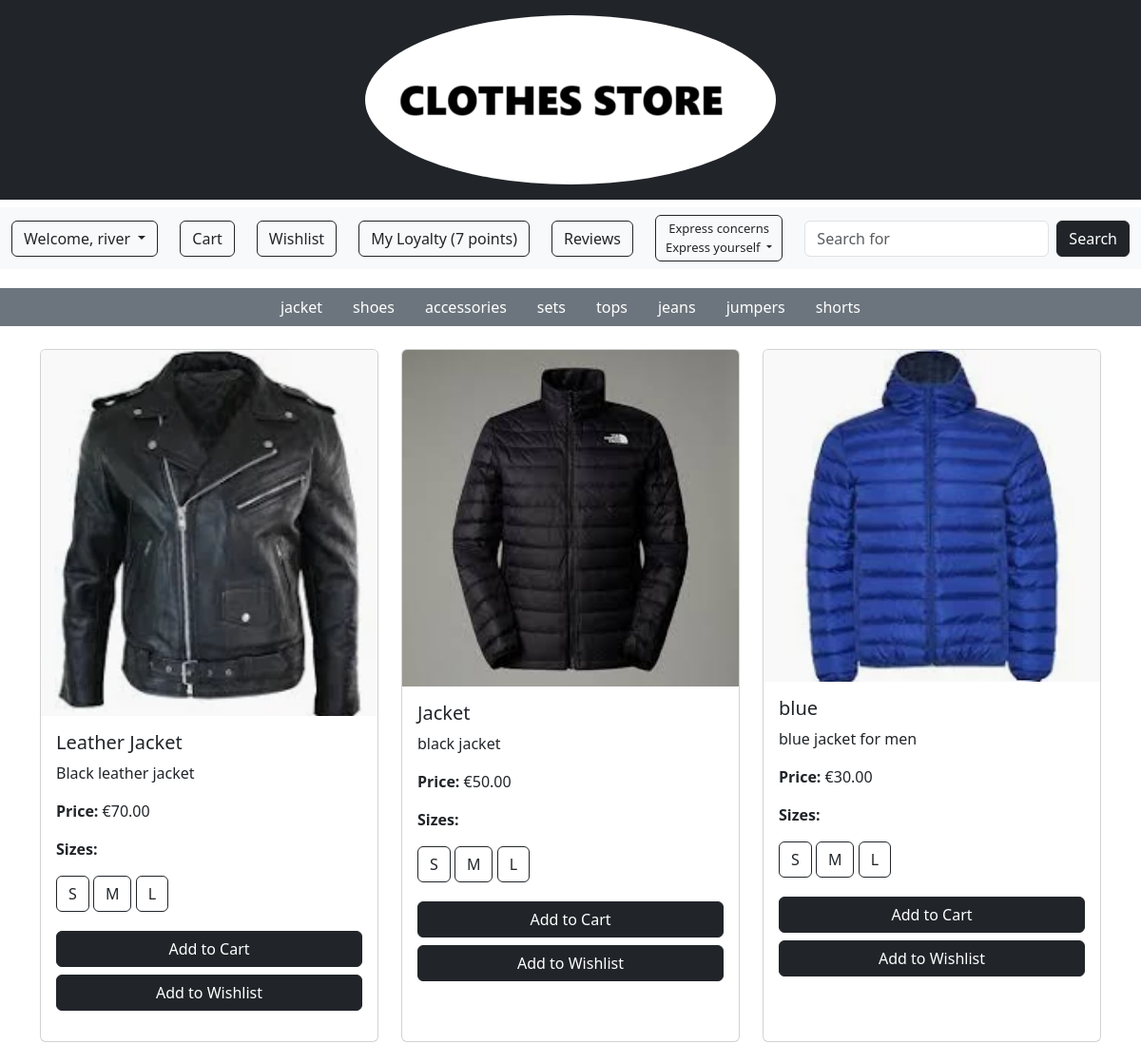
Page /store/men/ (signed in, upper part) on the earlier database version.
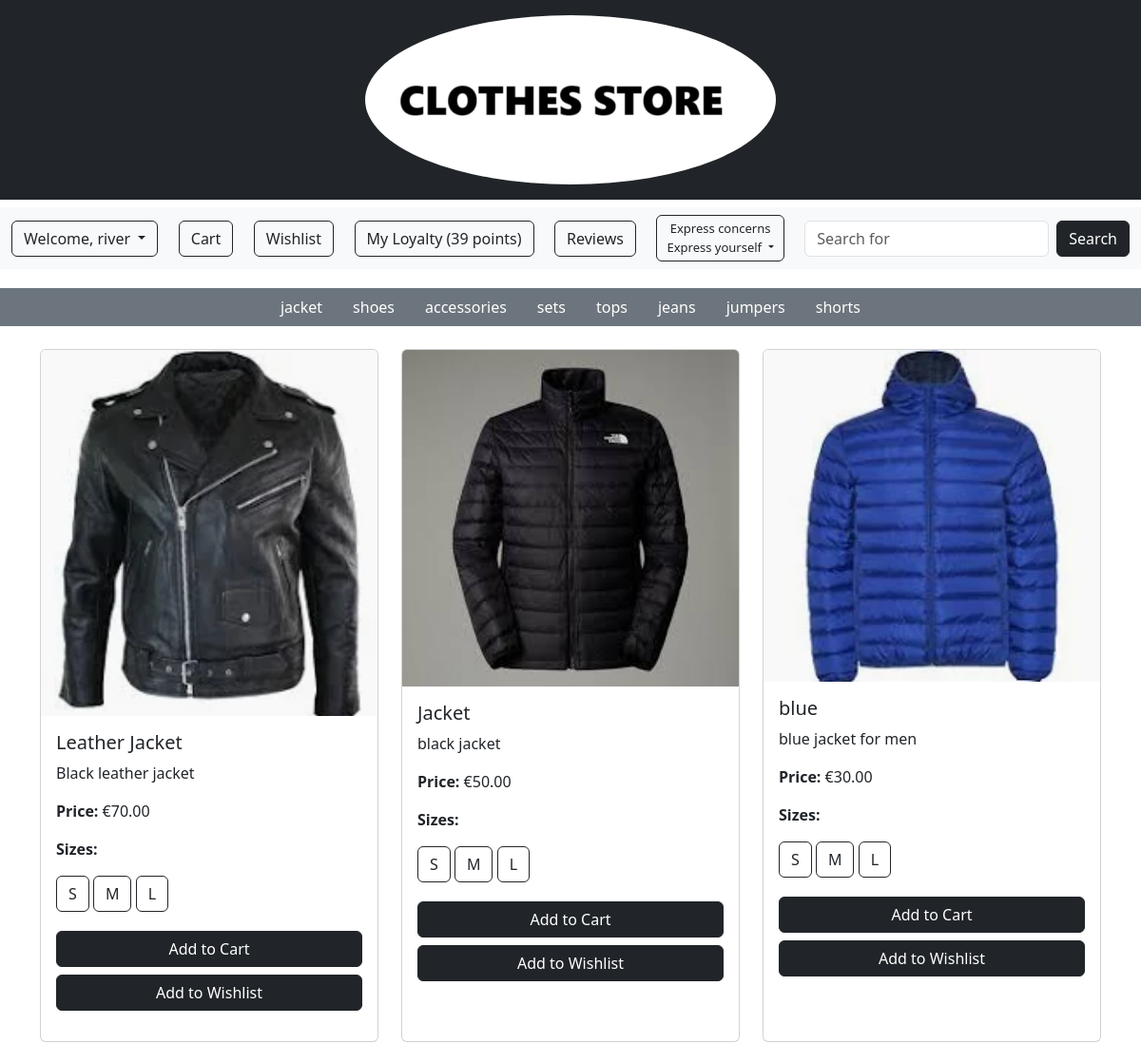
Same page on the later database version.
### loyalty/models.py (models this page shows, shortened)
class Loyalty(models.Model):
    user = models.OneToOneField(
        settings.AUTH_USER_MODEL,
        on_delete=models.CASCADE,
        related_name='loyalty_account'
    )
    points = models.IntegerField(default=0)

### store/views.py (the view)
# urls.py: path('store/men/',mens_view, name='mens'),
def mens_view(request):
    men_category = get_object_or_404(Category, name__iexact="Men")
    subcategories = Category.objects.filter(parent=men_category)
    subcategory_name = request.GET.get('subcategory')
    if subcategory_name:
        subcategory = get_object_or_404(Category, name__iexact=subcategory_name, parent=men_category)
        products = Product.objects.filter(category=subcategory)
    else:
        products = Product.objects.filter(category__in=[men_category] + list(subcategories))
    return render(request, 'mens.html', {
        'products': products,
        'subcategories': subcategories,
    })

### cart/context_processors.py (called while the page is built)
def counter(request):
    item_count = 0
    if 'admin' in request.path:
        return {}
    else:
        try:
            cart = Cart.objects.filter(cart_id=_cart_id(request))
            cart_items = CartItem.objects.all().filter(cart=cart[:1])
            for cart_item in cart_items:
                item_count += cart_item.quantity
        except Cart.DoesNotExist:
            item_count = 0
    return {'item_count':item_count}

### cart/views.py (called while the page is built)
def _cart_id(request):
    cart = request.session.session_key
    if not cart:
        cart = request.session.create()
    return cart

### loyalty/context_processors.py (called while the page is built)
def loyalty_points(request):
    if request.user.is_authenticated:
        try:
            loyalty = Loyalty.objects.get(user=request.user)
        except Loyalty.DoesNotExist:
            loyalty = None
    else:
        loyalty = None
    return {'loyalty': loyalty}

### pages/templates/mens.html (shortened to what this page needs)
{% load static %}
<!DOCTYPE html>
<html lang="en">
<head>
    <link rel="stylesheet" href="{% static 'css/style.css' %}">
    <link href="https://cdn.jsdelivr.net/npm/bootstrap@5.3.3/dist/css/bootstrap.min.css" rel="stylesheet">
</head>
<body>
    <header class="bg-dark text-white py-3">
        <div class="container text-center">
            {% include 'header.html' %}
        </div>
    </header>
    {% include 'nav.html' %}
    <nav class="category-nav bg-secondary text-center mt-2">
        <ul class="nav justify-content-center">
            {% for subcategory in subcategories %}
                <li class="nav-item">
                    <a class="nav-link text-white {% if subcategory.name == selected_subcategory %}active{% endif %}"
                       href="?subcategory={{ subcategory.name }}">
                        {{ subcategory.name }}
                    </a>
                </li>
            {% endfor %}
        </ul>
    </nav>
    <div class="container mt-4">
        <div class="row">
            {% for product in products %}
                <div class="col-md-4 mb-4">
                    <div class="card h-100">
                        {% if product.image %}
                            <img src="{{ product.image.url }}" class="card-img-top" alt="{{ product.name }}">
                        {% else %}
                            <img src="{% static 'images/default.jpg' %}" class="card-img-top" alt="Default Image">
                        {% endif %}
                        <div class="card-body d-flex flex-column">
                            <h5 class="card-title">{{ product.name }}</h5>
                            <p class="card-text">{{ product.description }}</p>
                            <p><strong>Price:</strong> €{{ product.price }}</p>
                            <div class="size-buttons mb-3">
                                <p><strong>Sizes:</strong></p>
                                {% for size in product.sizes.all %}
                                    <button class="btn btn-outline-dark size-btn mb-1" data-product-id="{{ product.id }}" data-size-id="{{ size.id }}">
                                        {{ size.name }}
                                    </button>
                                {% endfor %}
                            </div>
                            <a href="#" class="btn btn-dark add-to-cart mb-2" data-product-id="{{ product.id }}">
                                Add to Cart
                            </a>
                            <a href="#" class="btn btn-dark add-to-wishlist mb-3">Add to Wishlist</a>
                        </div>
                    </div>
                </div>
            {% empty %}
                <p class="text-center">No products available in this category.</p>
            {% endfor %}
        </div>
    </div>
</body>
</html>

### pages/templates/nav.html (shortened to what this page needs)
<!DOCTYPE html>
<html lang="en">
<head>
    <link href="https://cdn.jsdelivr.net/npm/bootstrap@5.3.0/dist/css/bootstrap.min.css" rel="stylesheet">
</head>
<body>
    <nav class="navbar navbar-expand-lg navbar-light bg-light mt-2" style="margin-bottom: 20px;">
        <div class="container-fluid d-flex justify-content-between">
            {% if user.is_authenticated %}
                <div class="dropdown">
                    <a class="btn btn-outline-dark dropdown-toggle" href="#" role="button" id="userDropdown" data-bs-toggle="dropdown" aria-expanded="false">
                        Welcome, {{ user.username }}
                    </a>
                </div>
            {% else %}
                <a class="btn btn-outline-dark" href="{% url 'cos_accounts:signin' %}" role="button">Sign In</a>
            {% endif %}
            {% if request.user.is_superuser %}
                <a href="{% url 'store:stock_management' %}" class="btn btn-outline-dark">
                    Admin Panel
                </a>
            {% elif user.is_authenticated %}
                <a href="{% url 'cart:cart_detail' %}" class="btn btn-outline-dark">
                     Cart
                </a>
                <a href="{% url 'wishlist:wishlist_view' %}">
                    <button class="btn btn-outline-dark" type="button">Wishlist</button>
                </a>
                {% if loyalty %}
                    <a href="{% url 'loyalty:view_loyalty' %}">
                        <button class="btn btn-outline-dark" type="button">
                            My Loyalty ({{ loyalty.points }} points)
                        </button>
                    </a>
                {% else %}
                    <a href="{% url 'loyalty:view_loyalty' %}">
                        <button class="btn btn-outline-dark" type="button">
                            My Loyalty (0 points)
                        </button>
                    </a>
                {% endif %}
                <a class="btn btn-outline-dark" href="{% url 'reviews' %}">Reviews</a>
                <div class="dropdown">
                    <a class="btn btn-outline-dark dropdown-toggle" style="font-size: 13px; padding: 4px 10px;" href="#" role="button" id="exploreDropdown" data-bs-toggle="dropdown" aria-expanded="false">
                        Express concerns <br>Express yourself
                    </a>
                </div>
            {% endif %}
            {% if not request.user.is_superuser %}
                <form class="d-flex" action="{% url 'search' %}" method="GET">
                    <input class="form-control me-2" type="search" name="q" placeholder="Search for" aria-label="Search">
                    <button class="btn btn-dark my-2 my-sm-0" type="submit">Search</button>
                </form>
            {% endif %}
        </div>
    </nav>
</body>
</html>

Differences in the rows shown:
changed Loyalty: points "7" → "39"
